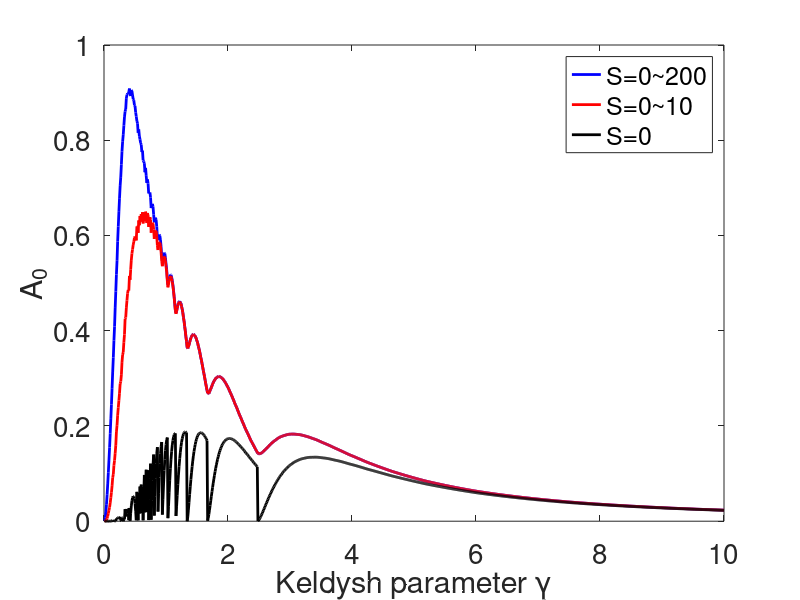

The MATLAB source for this figure:
% This code plots the A1 w.r.t. Keldysh parameter for Ar.
%
% Please see the supplement of the following paper for details about the
% photoionization computation and what A1 is.
%
% Chen et al., "Femtosecond long-wave-infrared generation in
% hydrogen-filled hollow-core fiber," J. Opt. Soc. Am. B 40(4), 796-806
% (2023)

clearvars; close all;

lambda = 800e-9; % m
c = 299792458; % m/s
E_b = 15.759/(2*13.6); % ionization energy under a.u.
omega = 2*pi*c/lambda/4.13414e16; % omega under a.u.

Z = 1;

r = linspace(0,10,1000)'; % Keldysh parameter
n = Z*floor(E_b/omega+1);
v = E_b/omega*(1+1/2./r.^2);
beta = 2*r./sqrt(1+r.^2);

%% Photoionization - erfi() lookup table
% Because calculating erfi is slow, it's faster if I create a lookup table
% and use interp1. The range of input variable for erfi is 0~sqrt(2) only.
n_Am = 1000; % the number of summation of Am term in photoionization
erfi_x = linspace(0,sqrt(2*(n_Am+1)),1000)';
erfi_y = erfi(erfi_x);

%%
A1 = zeros(size(r));
for i = 0:50
    n_v = ceil(v) - v+i;
    erfix = interp1(erfi_x,erfi_y,sqrt(beta.*n_v));
    
    A1 = A1 + 4/sqrt(3*pi)*r.^2./(1+r.^2).*exp(-2*n_v.*asinh(r)).*...
              ( sqrt(pi)/2*beta.*n_v.*erfix + ...
                sqrt(pi)/4*erfix - ...
                sqrt(beta.*n_v)/2.*exp(beta.*n_v) );
    
    if i == 0
        A = A1;
    end
    if i == 10
        A2 = A1;
    end
end

figure;
h = plot(r,[A1,A2,A],'linewidth',2);
set(h(1),'Color','b'); set(h(2),'Color','r'); set(h(3),'Color','k');
set(gca,'fontsize',20);
xlabel('Keldysh parameter \gamma');
ylabel('A_0');
legend('S=0~200','S=0~10','S=0');
%print(gcf,'A1_trend_summation_number.pdf','-dpdf');